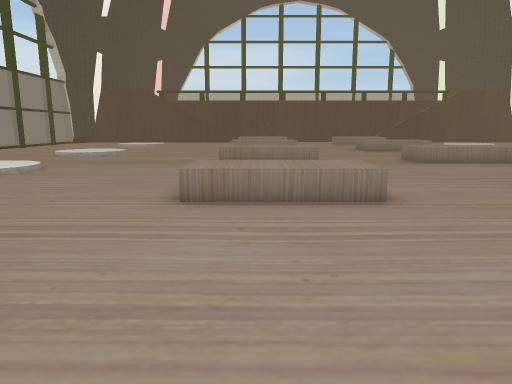
View 1 (above)

24 first-person views from a walk through a Unity game level. The camera is 1.4 m above the floor, tilts 10° down and sees 70° across. The floor is counted in squares, 1 m on a side. Each view is taken from the middle of a square. On the plan, view 1 faces up. The plan holds only what a view shows up to about 16 squares ahead; the rest is blank. The place goes on beyond the plan. Some surface patterns are stand-ins.

View 2
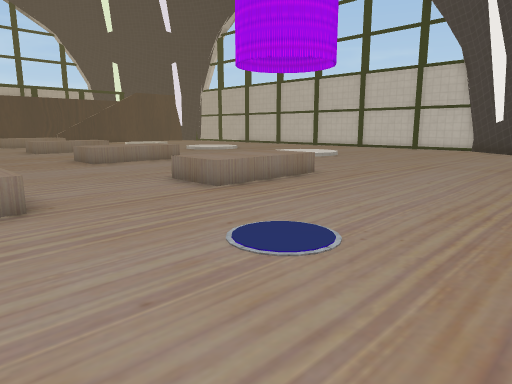

View 3
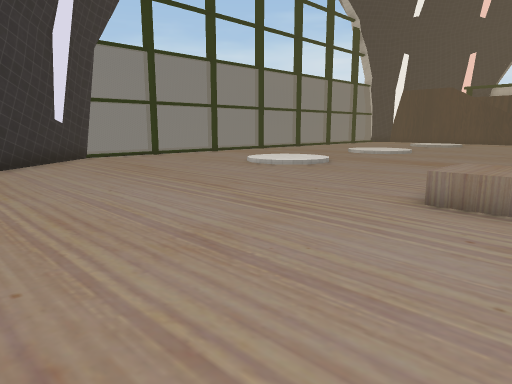

View 4
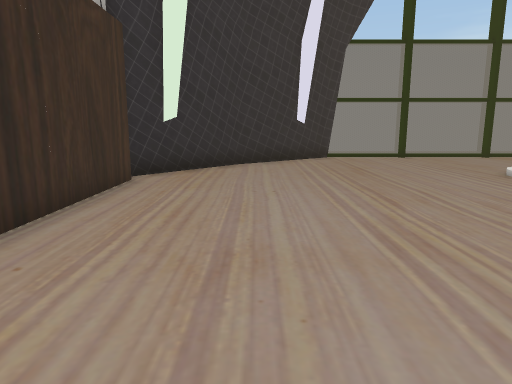

View 5
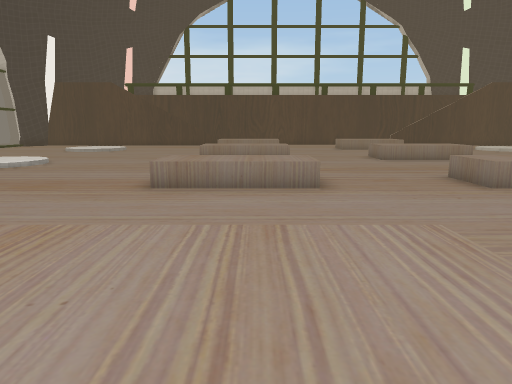

View 6
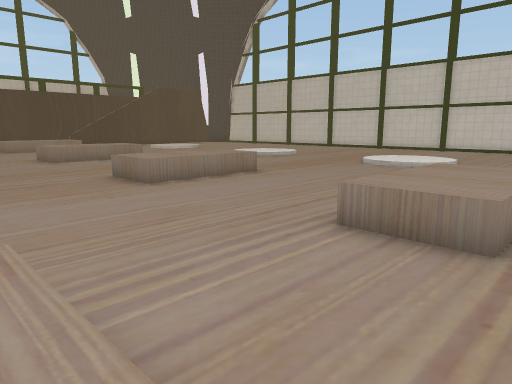

View 7
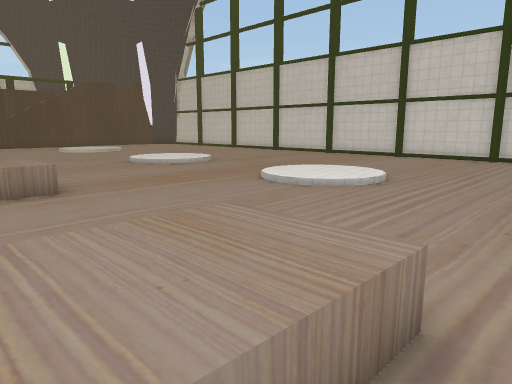

View 8
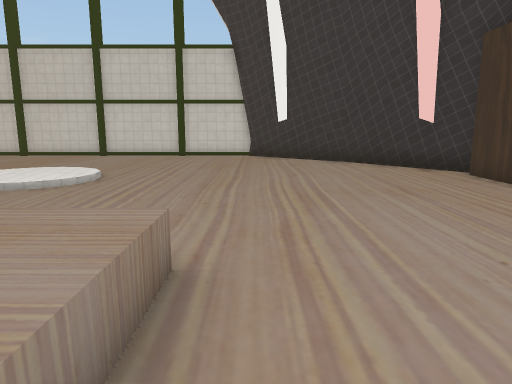

View 9
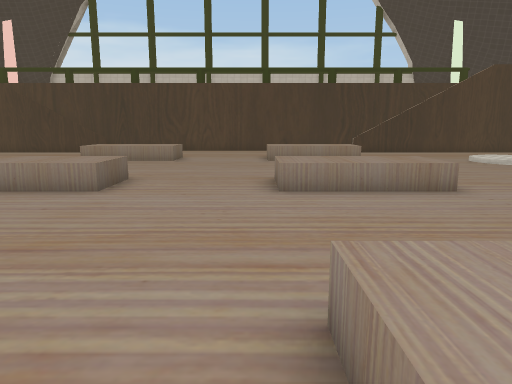

View 10
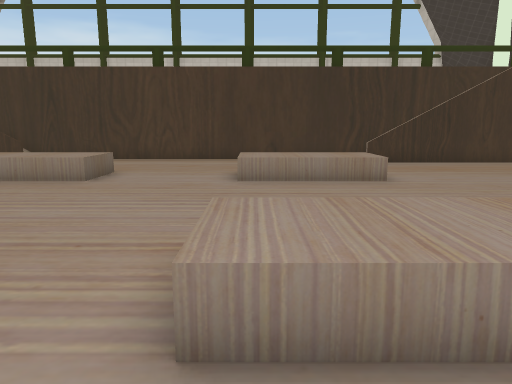

View 11
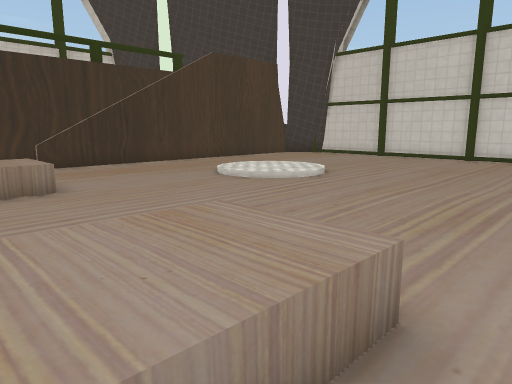

View 12
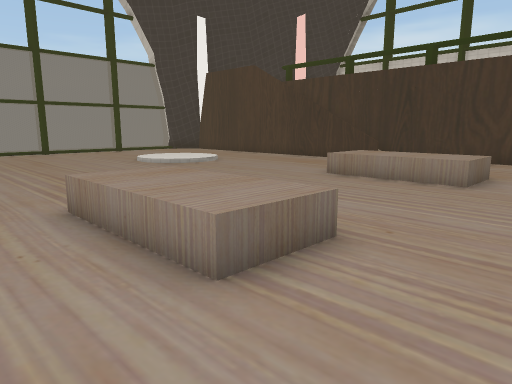

View 13
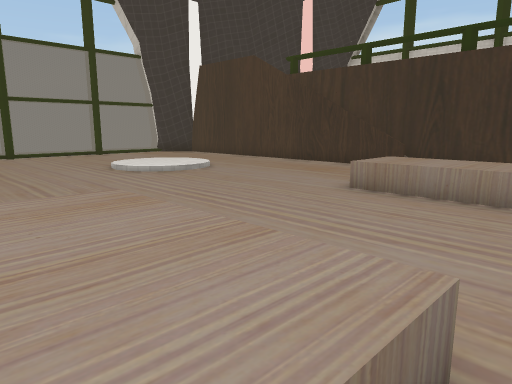

View 14
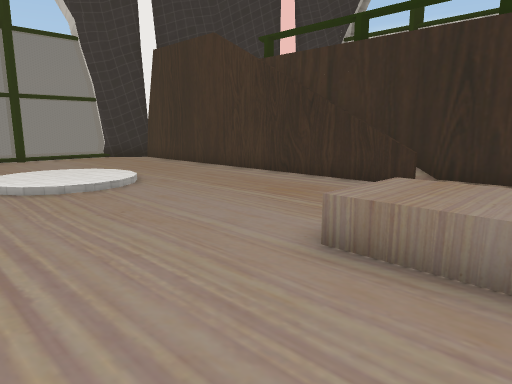

View 15
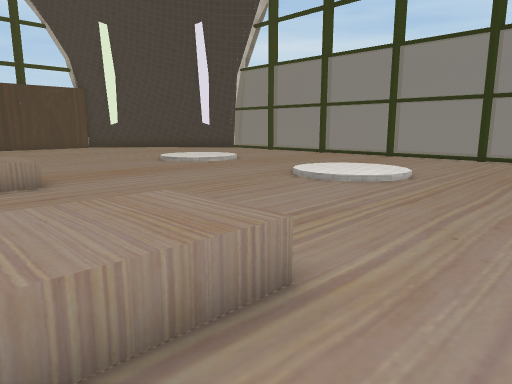

View 16
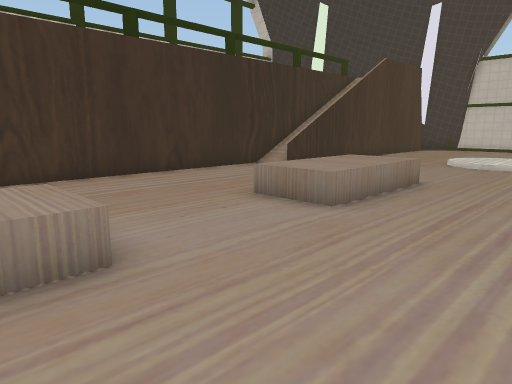

View 17
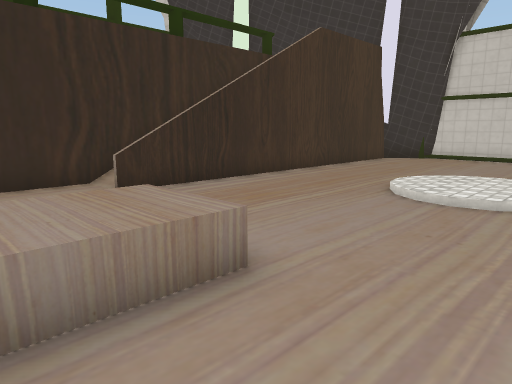

View 18
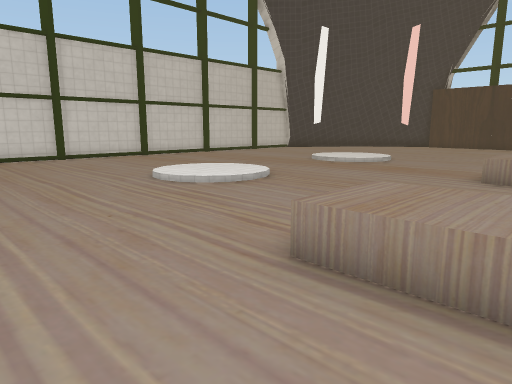

View 19
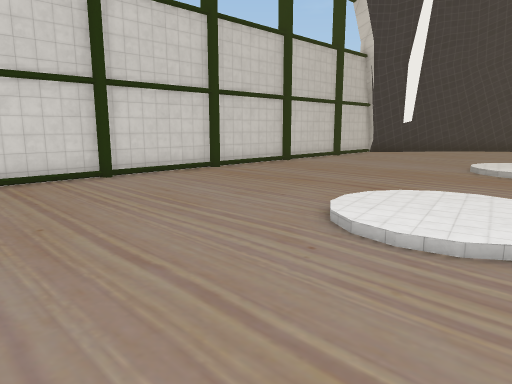

View 20
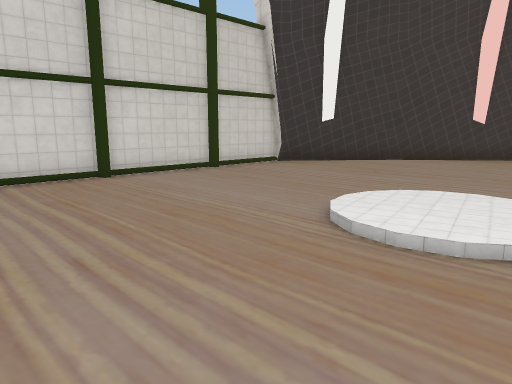

View 21
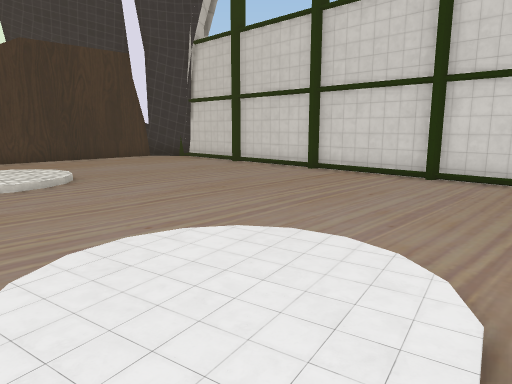

View 22
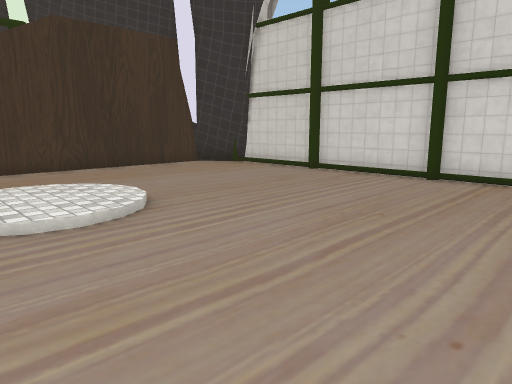

View 23
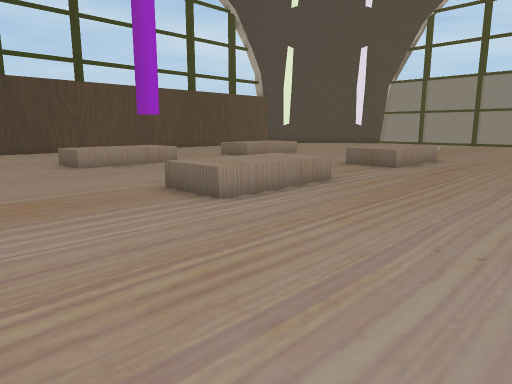

View 24
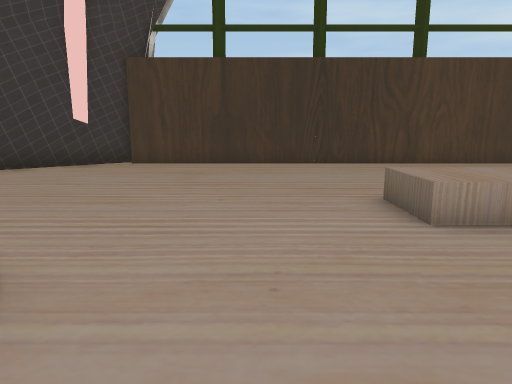

### Floor plan
Key: @ floor where view 1 was taken; # wall or solid block; x gap in a wall; . main floor; : floor 0.25 m higher than the main floor; / step, stairs or slope; = window, fence, low wall or low ledge; ^ raised ledge.
Columns run from 17 left of view 1 to 26 right of it. Each row starts with its distance up from view 1.
 40         ##                        ###
 39        #                            ##
 38        #                            ###
 37        =x=###=##===##===#===##=###=#=  #
 36         ///////.. ...........///////   ##
 35     #==========   ...........==========####
 34    ...........     ........  .............#
 33    ...........     .......   .............##
 32  .............. ...........................#
 31 ...... ./.......^^^^....^^^^....../........#
 30 x..... :::......^^^^....^^^^..../::/.......#
 29  ......:::....................../:::.......#
 28     .../:/.......................::/.......#
 27   .........................................#
 26   .........................................#
 25   .........................................#
 24     ............^^^^....^^^^...............#
 23 ................^^^^....^^^^...............#
 22 x......./.......^^^^....^^^^....../........#
 21 .......:::....................../::/.......#
 20   .....:::.....    ............./:::.......#
 19    ..  /:/.......................::/.......#
 18    ...  ...................................#
 17      ......................................#
 16      ...........^^^^....^^^^...............#
 15        .........^^^^....^^^^...............#
 14         /........................./........#
 13   ...   :/....................../::/.......#
 12   ....  ::....................../:::.......#
 11   .....::/.......................::/.......#
 10   ..............    .......................#
  9   ..............^^^^....^^^^...............#
  8   ..............^^^^....^^^^...............#
  7   ..............^^^^....^^^^...............#
  6  #........................................##
  5  ##......................................##
  4   ##....................................##
  3    ##..................................##
  2     ##................................##
  1      ##........... ..................##
  0       ##.........@. ................##
 -1        #######      #################

Positions as (right, up) in squares from view 1, and headings:
1: (0, 0), facing up
2: (1, 0), facing up-right
3: (1, 0), facing up-left
4: (1, 3), facing left
5: (1, 6), facing up
6: (2, 6), facing up-right
7: (8, 6), facing up-right
8: (7, 6), facing right
9: (6, 14), facing up
10: (7, 20), facing up
11: (8, 21), facing up-right
12: (5, 20), facing up-left
13: (3, 22), facing up-left
14: (1, 26), facing up-left
15: (1, 26), facing down-left
16: (1, 26), facing up-right
17: (8, 27), facing up-right
18: (8, 27), facing down-right
19: (15, 26), facing down-right
20: (15, 18), facing down-right
21: (15, 18), facing up-right
22: (15, 22), facing up-right
23: (15, 22), facing down-left
24: (13, 14), facing down
